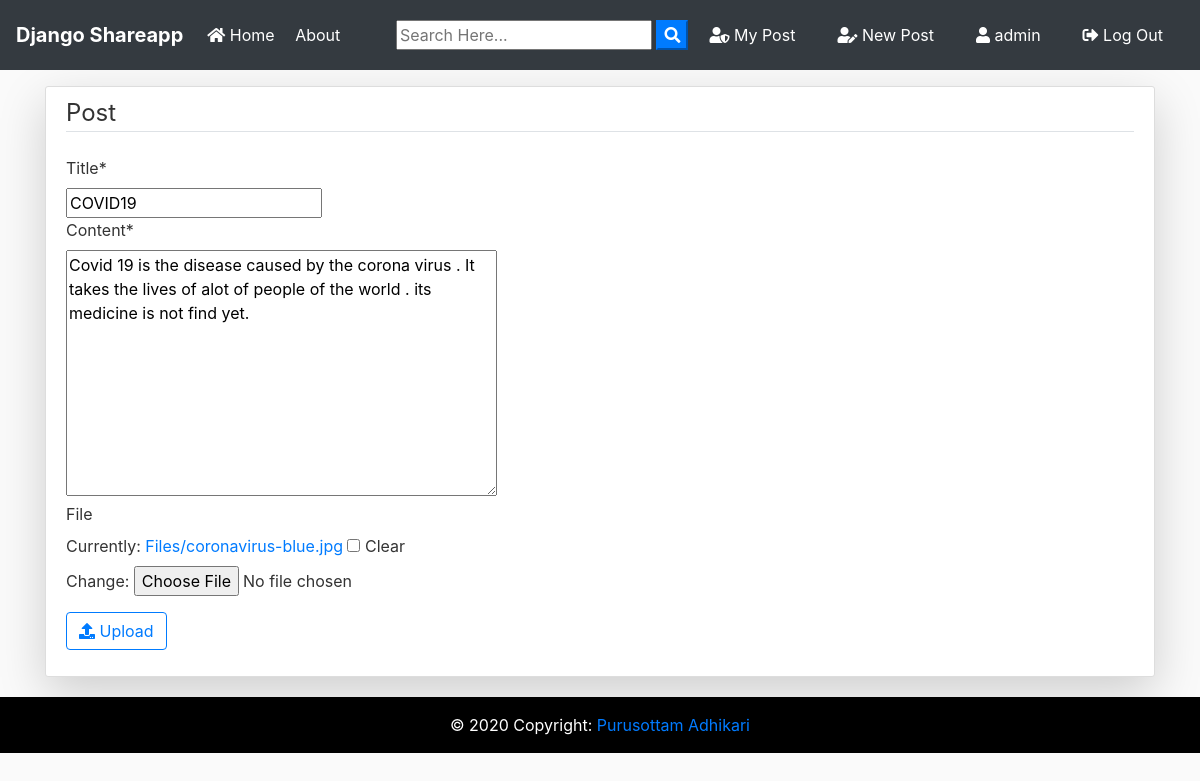
The page /post/2/update/ (signed in) on the database its author committed.
### blog/models.py (models this page shows, shortened)
class Post(models.Model):
	title = models.CharField(max_length=100)
	file = models.FileField(null=True,blank=True,upload_to='Files')
	content = models.TextField()
	date_posted = models.DateTimeField(default=timezone.now)
	author = models.ForeignKey(User, on_delete=models.CASCADE)

### blog/views.py (the view, shortened to what this page needs)
# urls.py: path('post/<int:pk>/update/', PostUpdateView.as_view(), name='post-update'),
class PostUpdateView(LoginRequiredMixin, UserPassesTestMixin, UpdateView):
    model = Post
    template_name = 'blog/post_form.html'
    fields = ['title', 'content', 'file']
    def test_func(self):
        post = self.get_object()
        if self.request.user == post.author:
            return True
        return False

### blog/templates/blog/post_form.html (shortened to what this page needs)
{% extends "blog/base.html" %}
{% load crispy_forms_tags %}
{% block content %}
    <div class="content-section pt-2 mt-3 shadow-lg"  >
          <form action="" method="POST" enctype="multipart/form-data">
              <fieldset class="form-group">
                    <legend class="border-bottom mb-4">
                        Post
                    </legend>
                    {{ form|crispy }}
              </fieldset>
              <div class="form-group">
                  <button class="btn btn-outline-primary" type="submit"><i class="fas fa-upload"></i> Upload</button>
              </div>
          </form>
      </div>
{% endblock content %}

### blog/templates/blog/base.html (shortened to what this page needs)
{% load static %}
<!doctype html>
<html lang="en">
<head>
  <link rel="stylesheet" href="https://stackpath.bootstrapcdn.com/bootstrap/4.3.1/css/bootstrap.min.css"
>
  <link rel="stylesheet" href="https://use.fontawesome.com/releases/v5.8.1/css/all.css">
  <link rel="stylesheet" href="{% static 'blog/main.css' %}">
</head>
<body>
  <nav class="navbar navbar-expand-lg navbar-dark bg-dark">
    <a class="navbar-brand font-weight-bold" href="{% url 'blog-home' %}"> Django Shareapp</a>
    <div class="collapse navbar-collapse" id="navbarSupportedContent">
      <ul class="navbar-nav mr-auto">
        <li class="nav-item active">
          <a class="nav-link" href="{% url 'blog-home' %}"><i class="fas fa-home"></i> Home </a>
        </li>
        <li class="nav-item active">
          <a class="nav-link" href="{% url 'blog-about' %}"> About </a>
        </li>
      </ul>
      <form id="searchform" action="{% url 'search' %}" method="get">
        <input type="text" name="q" type="text" value="{{ request.GET.q }}" placeholder="Search Here..." />
        <button type="button" onclick="searchform.submit()" class=" text-white my-color btn-primary"><i
            class="fa fa-search"></i></button>
      </form>
      {% if user.is_authenticated %}
      <a href="{% url 'user-posts' user %}" class="btn text-white m-2"><i class="fas fa-user-shield"></i> My Post</a>
      <a href="{% url 'post-create' %} " class="btn text-white m-2"><i class="fas fa-user-edit"></i> New Post</a>
      <a href="{% url 'profile' %} " class="btn text-white m-2"><i class="fas fa-user"></i> {{ user.username }}</a>
      <a href="{% url 'logout' %} " class="btn text-white m-2"><i class="fas fa-sign-out-alt"></i> Log Out</a>
      {% else %}
      <a href="{% url 'login' %} " class="btn text-white m-2"><i class="fas fa-user-tie"></i> Log In</a>
      <a href="{% url 'register' %} " class="btn text-white m-2"> <i class="fas fa-sign-in-alt"></i> Sign Up</a>
      {% endif %}
    </div>
  </nav>
  <div class="container my-bg">
    {% block content %}
    {% endblock  %}
  </div>
</body>
</html>
{% include 'blog/footer.html' %}

### blog/static/blog/main.css (style rules this page uses)
body { background: #fafafa; color: #333333; margin-top: 0; }
ul { margin: 0; }
.content-section { background: #ffffff; padding: 10px 20px; border: 1px solid #dddddd; border-radius: 3px; margin-bottom: 20px; }

### rows shown on the page
Post: title "COVID19", content "Covid 19 is the disease caused by the corona virus . It takes the lives of alot of people of the world . its medicine is not find yet."

### other values the page prints
{{ user.username }} "admin"
